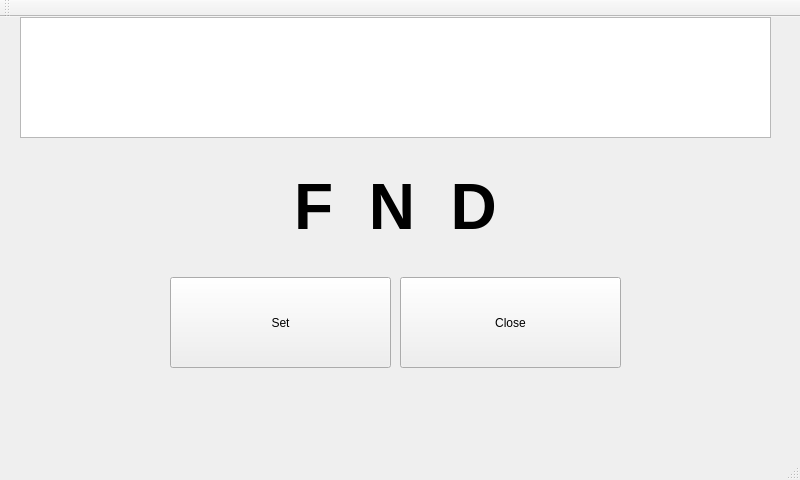
<?xml version="1.0" encoding="UTF-8"?>
<ui version="4.0">
 <class>MainWindow</class>
 <widget class="QMainWindow" name="MainWindow">
  <property name="geometry">
   <rect>
    <x>0</x>
    <y>0</y>
    <width>800</width>
    <height>480</height>
   </rect>
  </property>
  <property name="cursor">
   <cursorShape>BlankCursor</cursorShape>
  </property>
  <property name="windowTitle">
   <string>MainWindow</string>
  </property>
  <widget class="QWidget" name="centralWidget">
   <property name="cursor">
    <cursorShape>BlankCursor</cursorShape>
   </property>
   <widget class="QTextEdit" name="FND_Value">
    <property name="geometry">
     <rect>
      <x>20</x>
      <y>0</y>
      <width>751</width>
      <height>121</height>
     </rect>
    </property>
    <property name="cursor" stdset="0">
     <cursorShape>BlankCursor</cursorShape>
    </property>
   </widget>
   <widget class="QTextBrowser" name="FND_Text">
    <property name="geometry">
     <rect>
      <x>170</x>
      <y>150</y>
      <width>451</width>
      <height>101</height>
     </rect>
    </property>
    <property name="cursor" stdset="0">
     <cursorShape>BlankCursor</cursorShape>
    </property>
    <property name="styleSheet">
     <string notr="true">background-color: rgba(255, 255, 255, 0);</string>
    </property>
    <property name="frameShape">
     <enum>QFrame::NoFrame</enum>
    </property>
    <property name="html">
     <string>&lt;!DOCTYPE HTML PUBLIC &quot;-//W3C//DTD HTML 4.0//EN&quot; &quot;http://www.w3.org/TR/REC-html40/strict.dtd&quot;&gt;
&lt;html&gt;&lt;head&gt;&lt;meta name=&quot;qrichtext&quot; content=&quot;1&quot; /&gt;&lt;style type=&quot;text/css&quot;&gt;
p, li { white-space: pre-wrap; }
&lt;/style&gt;&lt;/head&gt;&lt;body style=&quot; font-family:'Roboto'; font-size:12pt; font-weight:200; font-style:normal;&quot;&gt;
&lt;p align=&quot;center&quot; style=&quot; margin-top:0px; margin-bottom:0px; margin-left:0px; margin-right:0px; -qt-block-indent:0; text-indent:0px;&quot;&gt;&lt;span style=&quot; font-size:48pt; font-weight:600;&quot;&gt;F  N  D&lt;/span&gt;&lt;/p&gt;&lt;/body&gt;&lt;/html&gt;</string>
    </property>
   </widget>
   <widget class="QPushButton" name="FND_Set_BT">
    <property name="geometry">
     <rect>
      <x>170</x>
      <y>260</y>
      <width>221</width>
      <height>91</height>
     </rect>
    </property>
    <property name="cursor">
     <cursorShape>BlankCursor</cursorShape>
    </property>
    <property name="text">
     <string>Set</string>
    </property>
   </widget>
   <widget class="QPushButton" name="Close_BT">
    <property name="geometry">
     <rect>
      <x>400</x>
      <y>260</y>
      <width>221</width>
      <height>91</height>
     </rect>
    </property>
    <property name="cursor">
     <cursorShape>BlankCursor</cursorShape>
    </property>
    <property name="text">
     <string>Close</string>
    </property>
   </widget>
  </widget>
  <widget class="QMenuBar" name="menuBar">
   <property name="geometry">
    <rect>
     <x>0</x>
     <y>0</y>
     <width>800</width>
     <height>27</height>
    </rect>
   </property>
  </widget>
  <widget class="QToolBar" name="mainToolBar">
   <property name="allowedAreas">
    <set>Qt::TopToolBarArea</set>
   </property>
   <attribute name="toolBarArea">
    <enum>TopToolBarArea</enum>
   </attribute>
   <attribute name="toolBarBreak">
    <bool>false</bool>
   </attribute>
  </widget>
  <widget class="QStatusBar" name="statusBar"/>
 </widget>
 <layoutdefault spacing="6" margin="11"/>
 <resources/>
 <connections/>
</ui>
